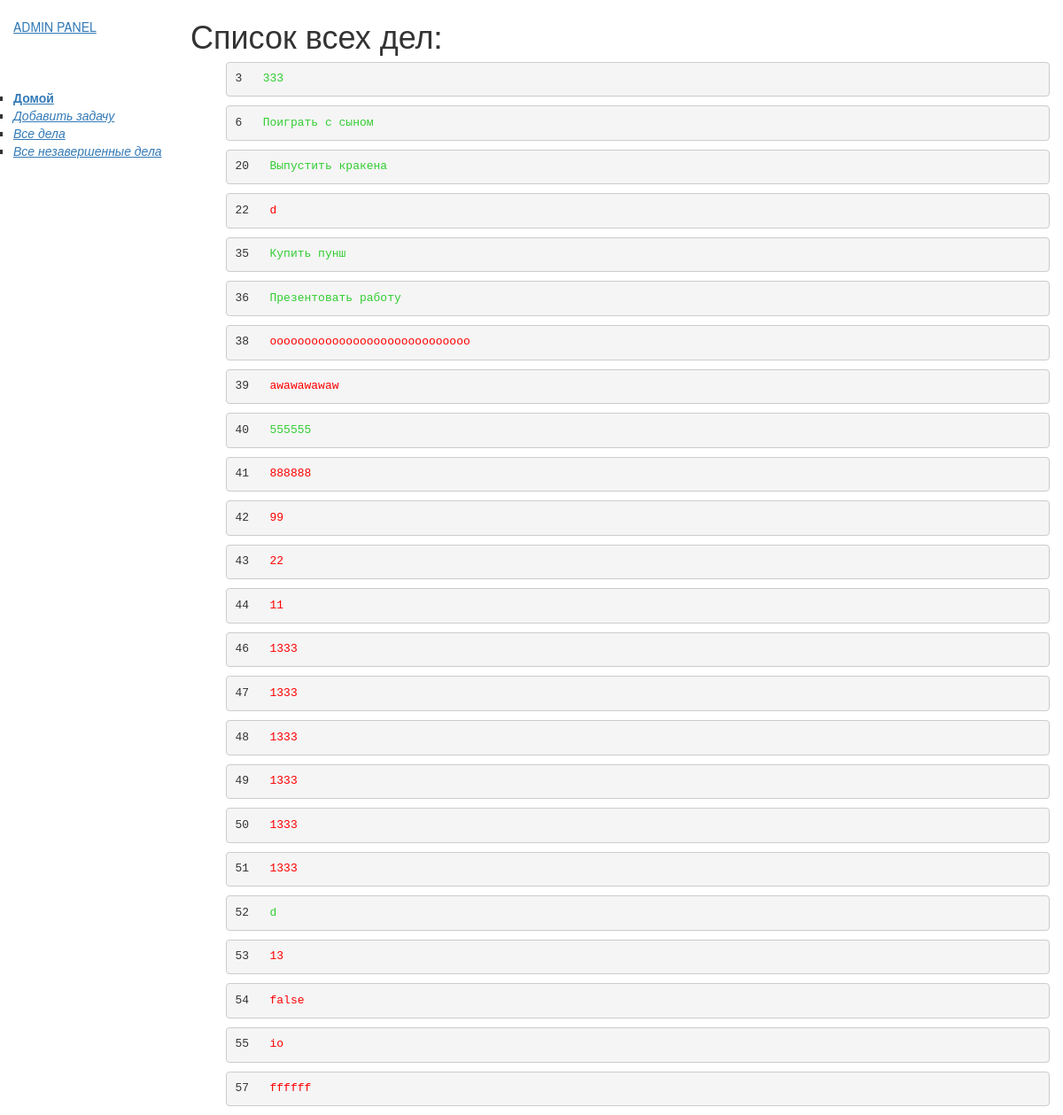
Screenshot of /mylist/full-list/ with the database file from the repository.
### mylist/models.py (models this page shows, shortened)
class ToList(models.Model):
    status = models.BooleanField(default=False, help_text="Статус выполнения")
    name = models.CharField(max_length=64, verbose_name="Задача")
    slug = models.SlugField(
        null=False, unique=True, blank=True, db_index=True, verbose_name="URL Post"
    )
    date_complite = models.DateTimeField(
        auto_now=False, null=True, blank=True, default=None
    )
    date_create = models.DateTimeField(auto_now_add=True)
    def get_absolute_url(self):
        return reverse("item_detail", args=[str(self.slug)])

### mylist/views.py (the view)
# urls.py: path("full-list/", views.ListListView.as_view(), name="full_list"),
class ListListView(ListView):
    model = ToList
    fields = ["status", "name"]
    context_object_name = "full_lists"
    template_name = "todolist_full.html"

### mylist/templates/todolist_full.html
{% extends "base.html" %}
{% block content %}
    <h1>Список всех дел:</h1>
    {% if full_lists %}
    <ul>
      {% for item in full_lists %}
        {% if item.status == False %}
          <div class="item mb-4">
            <div class="item-body">
                <pre>{{ item.pk }}   <a href=" {{ item.get_absolute_url }}"><font color="#FF0000">{{ item.name }}</font></a></pre>
            </div>
          </div>
        {% else %}
          <div class="item mb-4">
            <div class="item-body">
                <pre>{{ item.pk }}   <a href=" {{ item.get_absolute_url }}"><font color="#32CD32">{{ item.name }}</font></a></pre>
            </div>
          </div>
        {% endif %}
      {% endfor %}
    </ul>
    {% else %}
      <p>В списке нет дел =(</p>
    {% endif %}
{% endblock %}

### mylist/templates/base.html (shortened to what this page needs)
<!DOCTYPE html>
<html lang="en">
<head>
  <link rel="stylesheet" href="https://maxcdn.bootstrapcdn.com/bootstrap/3.3.7/css/bootstrap.min.css">
  {% load static %}
  <link rel="stylesheet" href="{% static 'css/styles.css' %}">
</head>
<body>
  <div class="container-fluid">
    <div class="row">
      <div class="col-sm-2">
      {% block sidebar %}
      <ul class="sidebar-nav">
        {% block breadcrumbs %}
          <div class="breadcrumbs">
            <a href="{% url 'admin:index' %}"><u>ADMIN PANEL</u></a>
          </div>
        {% endblock %}
          <br><br><br>
          <li><a href="{% url 'index' %}"><strong><u>Домой</u></strong></a></li>
          <li><a href="{% url 'add_item' %}"><em><u>Добавить задачу</u></em></a></li>
          <li><a href="{% url 'full_list' %}"><em><u>Все дела</u></em></a></li>
          <li><a href="{% url 'list_false' %}"><em><u>Все незавершенные дела</u></em></a></li>
      </ul>
     {% endblock %}
      </div>
      <div class="col-sm-10 ">
      {% block content %}{% endblock %}
      </div>
    </div>
  </div>
</body>
</html>

### mylist/static/css/styles.css (style rules this page uses)
.sidebar-nav { margin-top: 20px; padding: 0; list-style: square; }

### rows the page displays
ToList: pk "3", name "333"
ToList: pk "6", name "Поиграть с сыном"
ToList: pk "20", name "Выпустить кракена"
ToList: pk "22", name "d"
ToList: pk "35", name "Купить пунш"
ToList: pk "36", name "Презентовать работу"
ToList: pk "38", name "ooooooooooooooooooooooooooooo"
ToList: pk "39", name "awawawawaw"
ToList: pk "40", name "555555"
ToList: pk "41", name "888888"
ToList: pk "42", name "99"
ToList: pk "43", name "22"
ToList: pk "44", name "11"
ToList: pk "46", name "1333"
ToList: pk "47", name "1333"
ToList: pk "48", name "1333"
ToList: pk "49", name "1333"
ToList: pk "50", name "1333"
ToList: pk "51", name "1333"
ToList: pk "52", name "d"
ToList: pk "53", name "13"
ToList: pk "54", name "false"
ToList: pk "55", name "io"
ToList: pk "57", name "ffffff"
